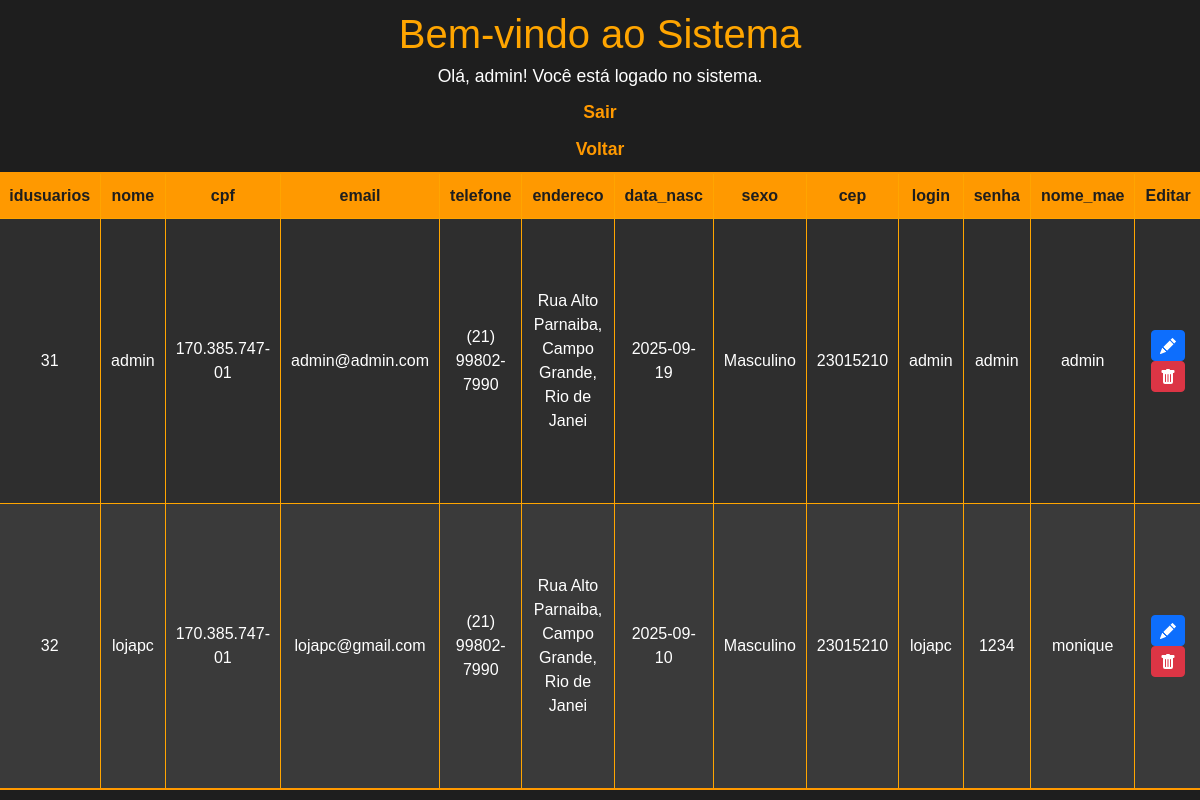
The app's page /sistema.php (signed in), older data.
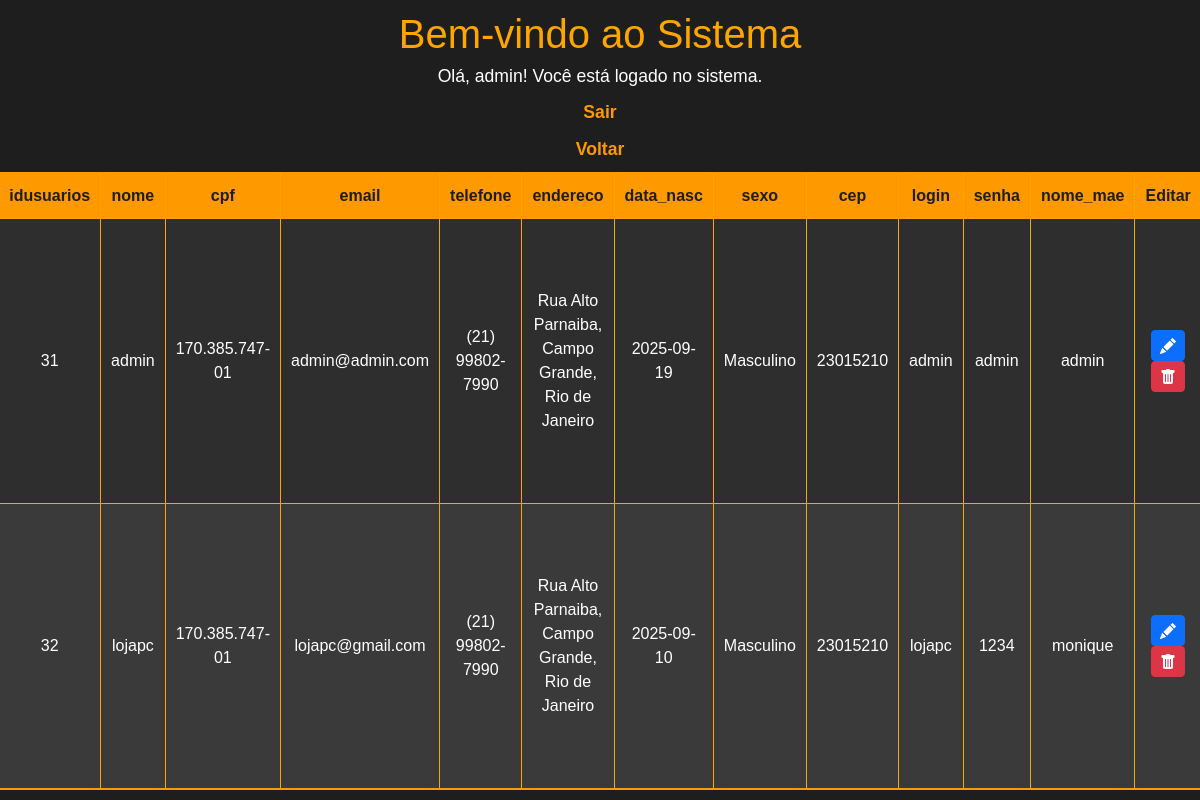
The same page, newer data.
### tables this page shows
CREATE TABLE `cadastro_tech` (
  `idusuarios` int(11) NOT NULL,
  `nome` varchar(45) NOT NULL,
  `cpf` varchar(15) NOT NULL,
  `email` varchar(110) NOT NULL,
  `telefone` varchar(15) NOT NULL,
  `data_nasc` date NOT NULL,
  `endereco` varchar(200) NOT NULL,
  `sexo` varchar(15) NOT NULL,
  `cep` varchar(15) NOT NULL,
  `senha` varchar(45) NOT NULL,
  `login` varchar(45) NOT NULL,
  `nome_mae` varchar(45) NOT NULL
);

### sistema.php (the view, shortened to what this page needs)
<?php
include_once('config.php');
$usuario = htmlspecialchars($_SESSION['login'], ENT_QUOTES, 'UTF-8');
$sql = "SELECT * FROM cadastro_tech";
$result = $conexao->query($sql);
?>
<!DOCTYPE html>
<html lang="pt-BR">
<head>
<link rel="stylesheet" href="https://cdn.jsdelivr.net/npm/bootstrap@5.3.8/dist/css/bootstrap.min.css">
</head>
<body>
    <h1>Bem-vindo ao Sistema</h1>
    <p>Olá, <?php echo $usuario; ?>! Você está logado no sistema.</p>
    <p><a href="logout.php">Sair</a></p>
    <p><a href="loja.php">Voltar</a></p>
    <div class="container">
        <table>
            <thead>
                <tr>
                    <th>idusuarios</th>
                    <th>nome</th>
                    <th>cpf</th>
                    <th>email</th>
                    <th>telefone</th>
                    <th>endereco</th>
                    <th>data_nasc</th>
                    <th>sexo</th>
                    <th>cep</th>
                    <th>login</th>
                    <th>senha</th>
                    <th>nome_mae</th>
                    <th>Editar</th>
                </tr>
            </thead>
            <tbody>
                <?php
                while($user_data = mysqli_fetch_assoc($result)){
                    echo "<tr>";
                    echo "<td>".$user_data['idusuarios']."</td>";
                    echo "<td>".$user_data['nome']."</td>";
                    echo "<td>".$user_data['cpf']."</td>";
                    echo "<td>".$user_data['email']."</td>";
                    echo "<td>".$user_data['telefone']."</td>";
                    echo "<td>".$user_data['endereco']."</td>";
                    echo "<td>".$user_data['data_nasc']."</td>";
                    echo "<td>".$user_data['sexo']."</td>";
                    echo "<td>".$user_data['cep']."</td>";
                    echo "<td>".$user_data['login']."</td>";
                    echo "<td>".$user_data['senha']."</td>";
                    echo "<td>".$user_data['nome_mae']."</td>";
                    echo "<td>
                        <a class='btn btn-sm btn-primary' href='edit.php?idusuarios=".$user_data['idusuarios']."'>
                            <svg xmlns='http://www.w3.org/2000/svg' width='16' height='16' fill='currentColor' class='bi bi-pencil-fill' viewBox='0 0 16 16'>
                                <path d='M12.854.146a.5.5 0 0 0-.707 0L10.5 1.793 14.207 5.5l1.647-1.646a.5.5 0 0 0 0-.708zm.646 6.061L9.793 2.5 3.293 9H3.5a.5.5 0 0 1 .5.5v.5h.5a.5.5 0 0 1 .5.5v.5h.5a.5.5 0 0 1 .5.5v.5h.5a.5.5 0 0 1 .5.5v.207zm-7.468 7.468A.5.5 0 0 1 6 13.5V13h-.5a.5.5 0 0 1-.5-.5V12h-.5a.5.5 0 0 1-.5-.5V11h-.5a.5.5 0 0 1-.5-.5V10h-.5a.5.5 0 0 1-.175-.032l-.179.178a.5.5 0 0 0-.11.168l-2 5a.5.5 0 0 0 .65.65l5-2a.5.5 0 0 0 .168-.11z'/>
                            </svg>
                        </a>
                        <a class='btn btn-sm btn-danger' href='delete.php?idusuarios=".$user_data['idusuarios']."' onclick=\"return confirm('Tem certeza que deseja excluir este usuário?');\">
                            <svg xmlns='http://www.w3.org/2000/svg' width='16' height='16' fill='currentColor' class='bi bi-trash-fill' viewBox='0 0 16 16'>
                                <path d='M2.5 1a1 1 0 0 0-1 1v1a1 1 0 0 0 1 1H3v9a2 2 0 0 0 2 2h6a2 2 0 0 0 2-2V4h.5a1 1 0 0 0 1-1V2a1 1 0 0 0-1-1H10a1 1 0 0 0-1-1H7a1 1 0 0 0-1 1zm3 4a.5.5 0 0 1 .5.5v7a.5.5 0 0 1-1 0v-7a.5.5 0 0 1 .5-.5M8 5a.5.5 0 0 1 .5.5v7a.5.5 0 0 1-1 0v-7A.5.5 0 0 1 8 5m3 .5v7a.5.5 0 0 1-1 0v-7a.5.5 0 0 1 1 0'/>
                            </svg>
                        </a>
                        </td>";
                    echo "</tr>";
                }
                ?>
            </tbody>
        </table>
    </div>
</body>
</html>

### sistema.php (style rules this page uses)
* { margin: 0; padding: 0; box-sizing: border-box; font-family: 'Poppins', sans-serif; }
html, body { width: 100%; height: 100%; }
body { background-color: #1e1e1e; color: #fff; display: flex; flex-direction: column; justify-content: flex-start; align-items: center; padding: 10px; overflow: auto; }
h1 { color: #ffa500; margin-bottom: 5px; }
p { margin-bottom: 10px; font-size: 1.1rem; }
a { color: #ff9900; text-decoration: none; font-weight: bold; transition: 0.3s; }
.container { flex: 1; width: 60%; display: flex; justify-content: center; align-items: center; }
table { width: 100%; height: 100%; border-collapse: collapse; background-color: #2e2e2e; border: 2px solid #ff9900; }
table thead tr { background-color: #ff9900; color: #1e1e1e; }
table th, table td { padding: 10px; text-align: center; border: 1px solid #ffa500; word-wrap: break-word; }
table tbody tr:nth-child(even) { background-color: #3a3a3a; }
table tbody { height: calc(100% - 40px); }

Row changes from the older to the newer data that the page shows:
changed cadastro_tech "admin": endereco "Rua Alto Parnaiba, Campo Grande, Rio de Janei" → "Rua Alto Parnaiba, Campo Grande, Rio de Janeiro"
changed cadastro_tech "lojapc": endereco "Rua Alto Parnaiba, Campo Grande, Rio de Janei" → "Rua Alto Parnaiba, Campo Grande, Rio de Janeiro"
